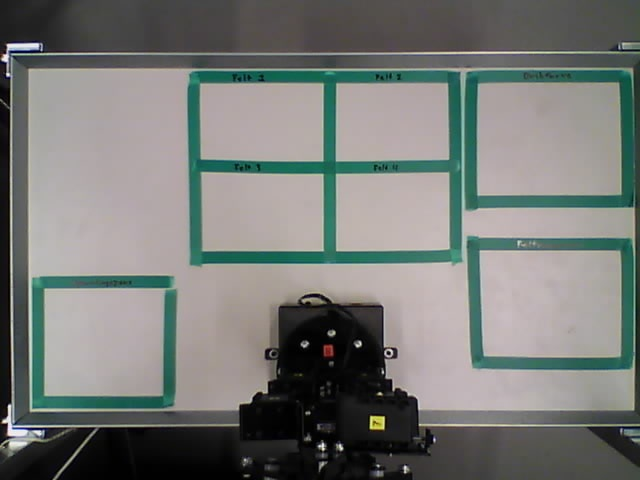
#> input picture test.jpg, 640 x 480 px
$ python textrecognition.py
#> lines starting #> are read from the running program, lines starting #| are printed output that depends on the picture
#!/usr/bin/env python
# -*- coding: utf-8 -*-


import cv2
import cv2.cv as cv
import numpy as np
import sys
import pytesseract
from PIL import Image
import os

image = cv2.imread('test.jpg')
#> image is the input picture: shape (480, 640, 3); mean B, G, R 118.4, 121.5, 119

image = image[250:355,480:625] #[250:370,480:650]             #[50:200, 450:650] brikfarve coords
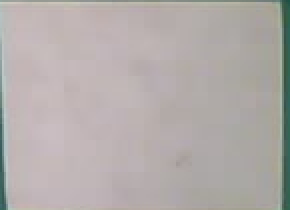
#> image: shape (105, 145, 3) (shown 2 times larger); mean B, G, R 170.6, 172.5, 178.7

#cv2.imwrite("testimage.jpg", trimmed_img)

image = cv2.cvtColor(image, cv2.COLOR_BGR2GRAY)
#> image: shape (105, 145)

kernel = np.ones((1, 1), np.uint8)
image = cv2.dilate(image, kernel, iterations=1)
image = cv2.erode(image, kernel, iterations=1)

#image = cv2.adaptiveThreshold(image, 255, cv2.ADAPTIVE_THRESH_GAUSSIAN_C, cv2.THRESH_BINARY, 31, 2)

cv2.imwrite("removed_noise.png", image)

#> (the run stopped early here; a loop or call above may not have finished)

$ run again, with blaa.jpg copied over test.jpg
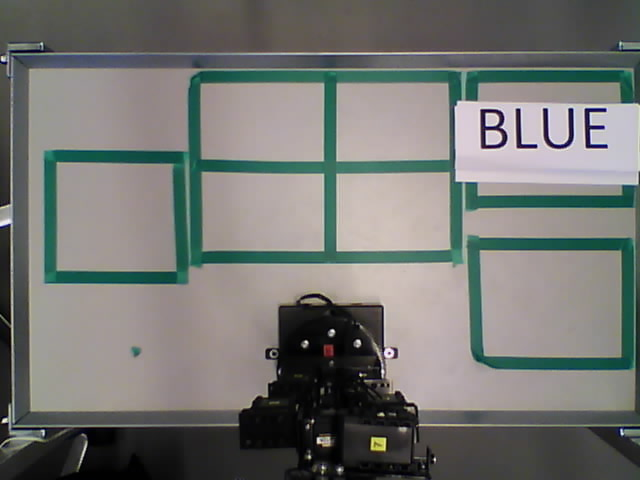
#> input picture blaa.jpg, 640 x 480 px
#> image is the input picture: shape (480, 640, 3); mean B, G, R 114, 117.3, 116.1
#> `image = image[250:355,480:625]`:
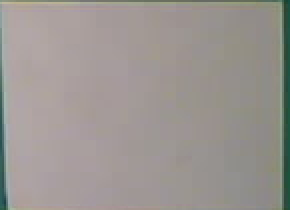
#> image: shape (105, 145, 3) (shown 2 times larger); mean B, G, R 146, 149.9, 155.5
#> `image = cv2.cvtColor(image, cv2.COLOR_BGR2GRAY)`:
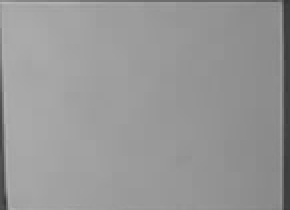
#> image: shape (105, 145) (shown 2 times larger); min 51, max 182, mean 151.2
